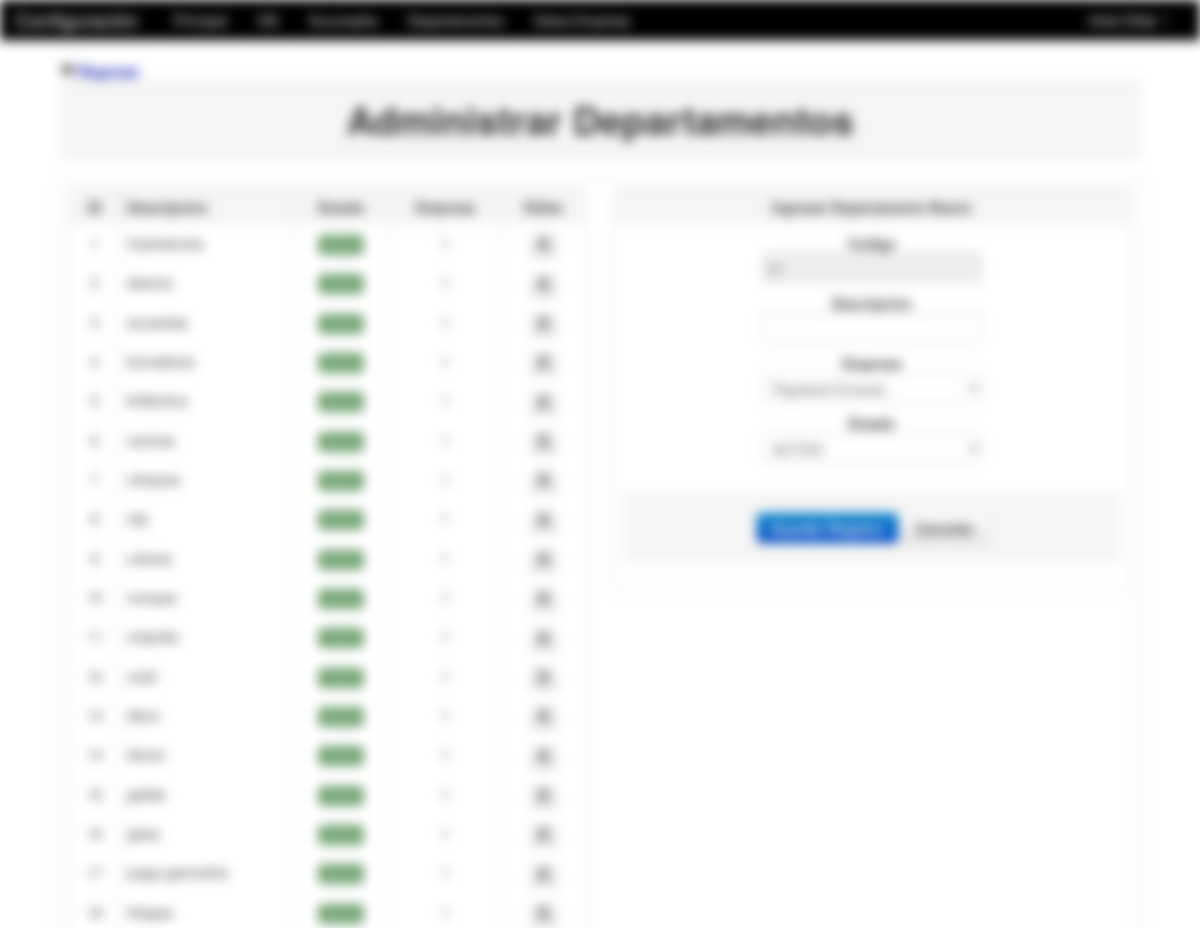
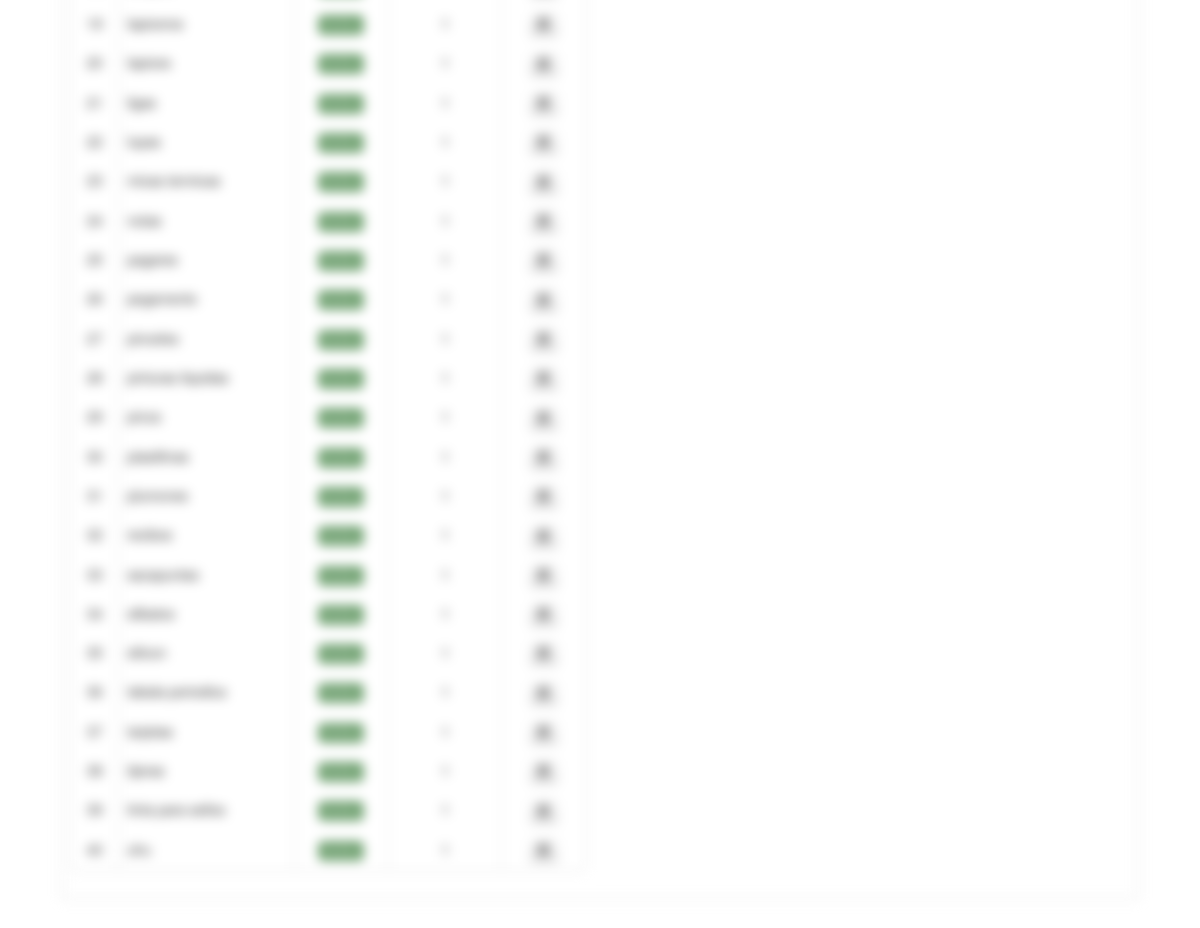
The page /Modulos/Datos/departamento.php (signed in) on the database its author committed (2 pictures, top to bottom).
### tables this page shows
CREATE TABLE IF NOT EXISTS `departamento` (
`idDepartamento` int(11) NOT NULL,
  `nombreDepartamento` varchar(30) NOT NULL,
  `estado` varchar(15) NOT NULL,
  `empresa_idEmpresa1` int(11) NOT NULL
);

### Modulos/Datos/departamento.php (the view, shortened to what this page needs)
<?php
	include_once "class/class.php";
	include_once "../funciones.php";
	if(!empty($_GET['id'])){
		$id_depa=limpiar($_GET['id']);
		$id_depa=substr($id_depa,10);
		$id_depa=decrypt($id_depa,'URLIVACODIGO');
		$oDepa=new Consultar_Departamento($id_depa);
		if($oDepa->consultar("nombreDepartamento")==NULL){
			header('Location: departamento.php');
		}else{
			$titulo="Actualizar Departamento";
			$boton="Actualizar Departamento";
			$nombre_depa=$oDepa->consultar("nombreDepartamento");
			$estado_depa=$oDepa->consultar("estado");
      $idEmpresa=$oDepa->consultar("empresa_idEmpresa1");
		}
	}else{
		$pame=mysql_query("SELECT MAX(idDepartamento)as maximo FROM departamento");
		if($row=mysql_fetch_array($pame)){
			if($row['maximo']==NULL){
				$id_depa=1;
			}else{
				$id_depa=$row['maximo']+1;
			}
		}
		$titulo="Ingresar Departamento Nuevo";
		$boton="Guardar Registro";
		$nombre_depa='';
		$estado_depa='';
    $idEmpresa='';
	}
?>
<!DOCTYPE html>
<html lang="es">
  <head>
    <link href="../../css/bootstrap.css" rel="stylesheet">
    <link href="../../css/bootstrap-responsive.css" rel="stylesheet">
  </head>
  <body>
    <?php include_once "../../menu/m_datos.php"; ?>
	<div align="center">
    	<table width="90%">
          <tr>
            <td>
            	<a href="index.php"><strong><i class="icon-fast-backward"></i> Regresar</strong></a>
            	<table class="table table-bordered">
                  <tr class="well">
                    <td><h1 align="center">Administrar Departamentos</h1></td>
                  </tr>
                </table>
                <table class="table table-bordered">
                	<tr>
                    	<td>
                        	<div class="row-fluid">
                            	<div class="span6">
                                	<table class="table table-bordered table table-hover">
                                      <tr class="well">
                                        <td><strong><center>ID</center></strong></td>
                                        <td><strong>Descripcion</strong></td>
                                        <td><strong><center>Estado</center></strong></td>
                                        <td><strong><center>Empresa</center></strong></td>
                                        <td><strong><center>Editar</center></strong></td>
                                      </tr>
                                      <?php
                  									  	$pame=mysql_query("SELECT * from departamento d INNER JOIN empresa e ON e.idEmpresa=d.empresa_idEmpresa1  ORDER BY idDepartamento");
                  										while($row=mysql_fetch_array($pame)){
                  											$url=cadenas().encrypt($row['idDepartamento'],'URLIVACODIGO');
                  									  ?>
                                      <tr>
                                        <td><center><?php echo $row['idDepartamento']; ?></center></td>
                                        <td><?php echo $row['nombreDepartamento']; ?></td>
                                        <td><center><?php echo estado($row['estado']); ?></center></td>
                                        <td><center><?php echo $row['empresa_idEmpresa1']; ?></center></td>
                                        <td>
                                        	<center>
                                                <a href="departamento.php?id=<?php echo $url; ?>" class="btn btn-mini">
                                                    <i class="icon-edit"></i>
                                                </a>
                                            </center>
                                        </td>
                                      </tr>
                                      <?php } ?>
                                    </table>
                                </div>
                            	<div class="span6">
                                	<table class="table table-bordered">
                                      <tr class="well">
                                      	<td><center><strong><?php echo $titulo; ?></strong></center></td>
                                      </tr>
                                      <tr>
                                      	<td>
                                        	<div align="center">
                                       	  	<form name="form1" method="post" action="">
                                            	<strong>Codigo</strong><br>
                                                <input type="text" name="idDepartamento" value="<?php echo $id_depa; ?>" readonly autocomplete="off"><br>
                                                <strong>Descripcion</strong><br>
                                                <input type="text" name="nombreDepartamento" value="<?php echo $nombre_depa; ?>" required autocomplete="off"><br>
                                                <strong>Empresa</strong><br>
                                                <select name="idEmpresa">
                                                  <?php $pa=mysql_query("SELECT * FROM empresa");
                                                      while($row=mysql_fetch_array($pa)){
                                                        if($row['idEmpresa']==$idEmpresa){
                                                          echo '<option value="'.$row['idEmpresa'].'" selected>'.$row['empresa'].'</option>';
                                                        }else{
                                                          echo '<option value="'.$row['idEmpresa'].'">'.$row['empresa'].'</option>';
                                                        }
                                                      }
                                                    ?>
                                                </select><br>
                                                <strong>Estado</strong><br>
                                                <select name="estado">
                                                	<option value="s" <?php if($estado_depa=='s'){ echo 'selected'; } ?>>ACTIVO</option>
                                                </select><br>
                                                <div class="form-actions">
                                                  <button type="submit" class="btn btn-primary"><strong><?php echo $boton; ?></strong></button>
                                                  <a href="departamento.php" class="btn"><strong>Cancelar</strong></a>
                                                </div>
                                   	    	</form>
                                            </div>
                                        </td>
                                      </tr>
                                    </table>
                                </div>
                            </div>
                        </td>
                    </tr>
                </table>
            </td>
          </tr>
        </table>
    </div>
  </body>
</html>

### Modulos/funciones.php (shortened to what this page needs)
<?php
	function encrypt($string, $key) {
		$result = ''; $key=$key.'2013';
	   	for($i=0; $i<strlen($string); $i++) {
			  $char = substr($string, $i, 1);
			  $keychar = substr($key, ($i % strlen($key))-1, 1);
			  $char = chr(ord($char)+ord($keychar));
			  $result.=$char;
	   	}
	   	return base64_encode($result);
	}
	function cadenas(){
		return 'YABCDFGJAH';
	}
	function estado($estado){
		if($estado=='s'){
			return '<span class="label label-success">Activo</span>';
		}else{
			return '<span class="label label-important">No Activo</span>';
		}
	}
?>

### Modulos/Datos/departamento.php (style rules this page uses)
body { padding-top: 60px; padding-bottom: 40px; }

### rows shown on the page
departamento: nombreDepartamento "Impresiones", estado "Activo"
departamento: nombreDepartamento "abacos", estado "Activo"
departamento: nombreDepartamento "acuarelas", estado "Activo"
departamento: nombreDepartamento "borradores", estado "Activo"
departamento: nombreDepartamento "brillantina", estado "Activo"
departamento: idDepartamento "6", nombreDepartamento "canicas", estado "Activo"
departamento: nombreDepartamento "cheques", estado "Activo"
departamento: idDepartamento "8", nombreDepartamento "clip", estado "Activo"
departamento: idDepartamento "9", nombreDepartamento "colores", estado "Activo"
departamento: idDepartamento "10", nombreDepartamento "compas", estado "Activo"
departamento: nombreDepartamento "crayolas", estado "Activo"
departamento: idDepartamento "12", nombreDepartamento "cuter", estado "Activo"
departamento: idDepartamento "13", nombreDepartamento "disco", estado "Activo"
departamento: idDepartamento "14", nombreDepartamento "diurex", estado "Activo"
departamento: idDepartamento "15", nombreDepartamento "gafete", estado "Activo"
departamento: idDepartamento "16", nombreDepartamento "gises", estado "Activo"
departamento: nombreDepartamento "juego geometria", estado "Activo"
departamento: idDepartamento "18", nombreDepartamento "Grapas", estado "Activo"
departamento: idDepartamento "19", nombreDepartamento "lapiceros", estado "Activo"
departamento: idDepartamento "20", nombreDepartamento "lapices", estado "Activo"
departamento: idDepartamento "21", nombreDepartamento "ligas", estado "Activo"
departamento: idDepartamento "22", nombreDepartamento "lupas", estado "Activo"
departamento: idDepartamento "23", nombreDepartamento "micas termicas", estado "Activo"
departamento: idDepartamento "24", nombreDepartamento "notas", estado "Activo"
departamento: idDepartamento "25", nombreDepartamento "pagares", estado "Activo"
departamento: idDepartamento "26", nombreDepartamento "pegamento", estado "Activo"
departamento: idDepartamento "27", nombreDepartamento "pinceles", estado "Activo"
departamento: idDepartamento "28", nombreDepartamento "pinturas liquidas", estado "Activo"
departamento: idDepartamento "29", nombreDepartamento "pinza", estado "Activo"
departamento: idDepartamento "30", nombreDepartamento "plastilinas", estado "Activo"
departamento: idDepartamento "31", nombreDepartamento "plumones", estado "Activo"
departamento: idDepartamento "32", nombreDepartamento "recibos", estado "Activo"
departamento: idDepartamento "33", nombreDepartamento "sacapuntas", estado "Activo"
departamento: idDepartamento "34", nombreDepartamento "silbatos", estado "Activo"
departamento: idDepartamento "35", nombreDepartamento "silicon", estado "Activo"
departamento: idDepartamento "36", nombreDepartamento "tabala periodica", estado "Activo"
departamento: idDepartamento "37", nombreDepartamento "tarjetas", estado "Activo"
departamento: idDepartamento "38", nombreDepartamento "tijeras", estado "Activo"
departamento: idDepartamento "39", nombreDepartamento "tinta para sellos", estado "Activo"
departamento: idDepartamento "40", nombreDepartamento "uhu", estado "Activo"

### other values the page prints
$_SESSION['user_name'] "Elida"
$titulo "Ingresar Departamento Nuevo"
$boton "Guardar Registro"
form field idEmpresa "Papeleria Encanto"
